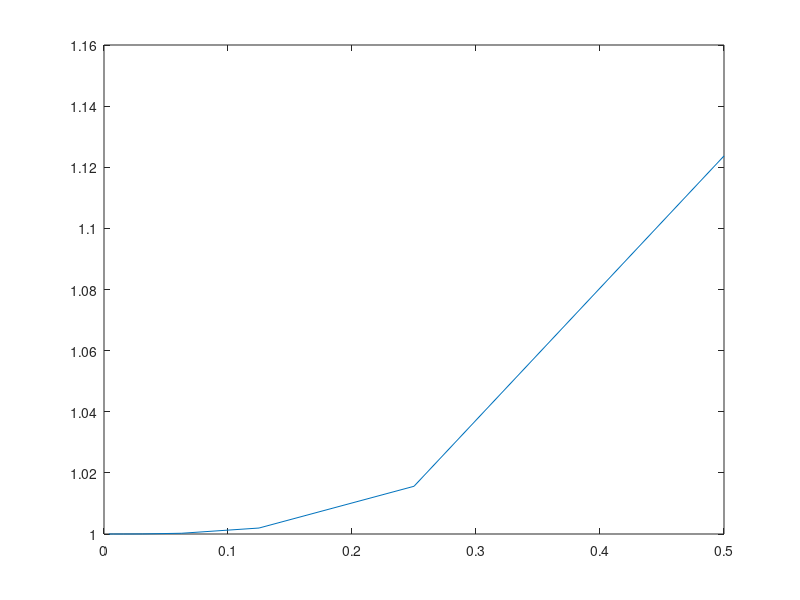

This chart was generated by the following MATLAB code:
function dichotomy
x0=0.;
x1=2.;
xres=(x0+x1)/2;
eps=0.01;

dots=[];
delta = x1-x0;
k=1;
while delta > eps
    y0=x0+(x1-x0)/4;
    y1=x1-(x1-x0)/4;
    if f(y0)<f(xres)
        x1=xres;
        xres=y0;
    elseif f(y1)<f(xres)
        x0=xres;
        xres=y1;
    else
        x0=y0;
        x1=y1;
    end
    dots(k)=xres;
    fun(k)=xres*sin(xres*xres)+1;
    
    k=k+1;
    delta=x1-x0;
end
disp(f(xres));

plot(dots,fun);
end

function y1=f(x)
y1=x*sin(x*x)+1;
end
